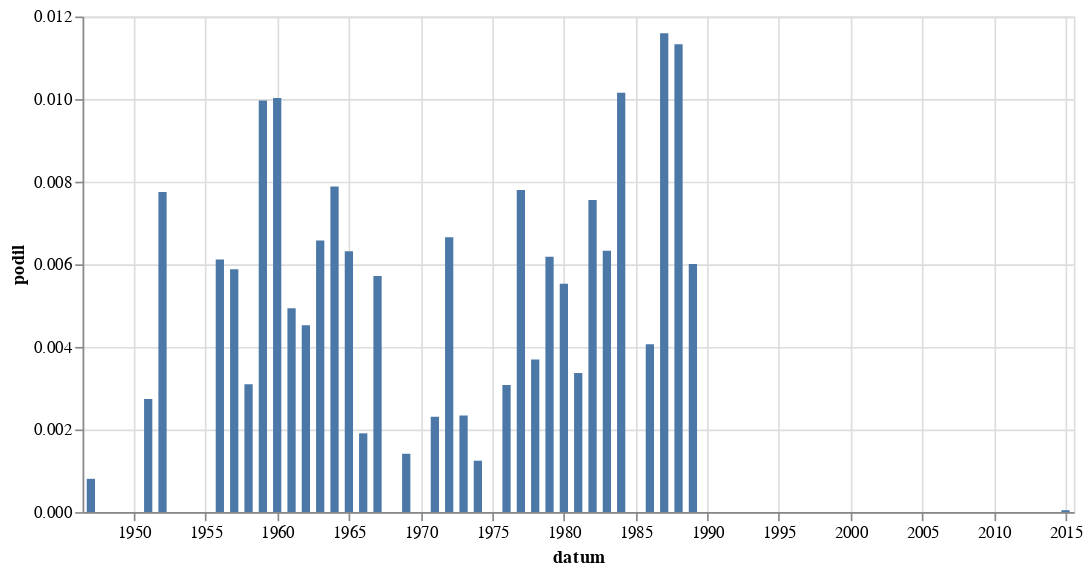

Here is the notebook cell this chart was saved with:
### Code cell
alt.Chart(
    hledej("[Gg]ottwaldov[^\w]").to_pandas(),
    width = 600
).mark_bar(
).encode(
    alt.X('datum:T'),
    alt.Y('podil:Q')
)

### Figure 1 — Vega-Lite specification as saved in the notebook (floating-point values rounded to 4 significant figures)
{"config": {"view": {"continuousWidth": 300, "continuousHeight": 300}}, "data": {"name": "data-76fdf1d44abbf7716a9cdfd4bb983b43"}, "mark": {"type": "bar"}, "encoding": {"x": {"field": "datum", "type": "temporal"}, "y": {"field": "podil", "type": "quantitative"}}, "width": 600, "$schema": "https://vega.github.io/schema/vega-lite/v5.8.0.json", "datasets": {"data-76fdf1d44abbf7716a9cdfd4bb983b43": [{"datum": "1947-01-01T00:00:00", "text": 2, "text_right": 2481, "podil": 0.0008061, "co": "[Gg]ottwaldov[^\\w]"}, {"datum": "1951-01-01T00:00:00", "text": 1, "text_right": 365, "podil": 0.00274, "co": "[Gg]ottwaldov[^\\w]"}, {"datum": "1952-01-01T00:00:00", "text": 3, "text_right": 387, "podil": 0.007752, "co": "[Gg]ottwaldov[^\\w]"}, {"datum": "1956-01-01T00:00:00", "text": 2, "text_right": 327, "podil": 0.006116, "co": "[Gg]ottwaldov[^\\w]"}, {"datum": "1957-01-01T00:00:00", "text": 2, "text_right": 340, "podil": 0.005882, "co": "[Gg]ottwaldov[^\\w]"}, {"datum": "1958-01-01T00:00:00", "text": 1, "text_right": 323, "podil": 0.003096, "co": "[Gg]ottwaldov[^\\w]"}, {"datum": "1959-01-01T00:00:00", "text": 3, "text_right": 301, "podil": 0.009967, "co": "[Gg]ottwaldov[^\\w]"}, {"datum": "1960-01-01T00:00:00", "text": 4, "text_right": 399, "podil": 0.01003, "co": "[Gg]ottwaldov[^\\w]"}, {"datum": "1961-01-01T00:00:00", "text": 2, "text_right": 405, "podil": 0.004938, "co": "[Gg]ottwaldov[^\\w]"}, {"datum": "1962-01-01T00:00:00", "text": 1, "text_right": 221, "podil": 0.004525, "co": "[Gg]ottwaldov[^\\w]"}, {"datum": "1963-01-01T00:00:00", "text": 2, "text_right": 304, "podil": 0.006579, "co": "[Gg]ottwaldov[^\\w]"}, {"datum": "1964-01-01T00:00:00", "text": 6, "text_right": 761, "podil": 0.007884, "co": "[Gg]ottwaldov[^\\w]"}, {"datum": "1965-01-01T00:00:00", "text": 3, "text_right": 475, "podil": 0.006316, "co": "[Gg]ottwaldov[^\\w]"}, {"datum": "1966-01-01T00:00:00", "text": 1, "text_right": 524, "podil": 0.001908, "co": "[Gg]ottwaldov[^\\w]"}, {"datum": "1967-01-01T00:00:00", "text": 3, "text_right": 525, "podil": 0.005714, "co": "[Gg]ottwaldov[^\\w]"}, {"datum": "1969-01-01T00:00:00", "text": 2, "text_right": 1415, "podil": 0.001413, "co": "[Gg]ottwaldov[^\\w]"}, {"datum": "1971-01-01T00:00:00", "text": 2, "text_right": 865, "podil": 0.002312, "co": "[Gg]ottwaldov[^\\w]"}, {"datum": "1972-01-01T00:00:00", "text": 4, "text_right": 601, "podil": 0.006656, "co": "[Gg]ottwaldov[^\\w]"}, {"datum": "1973-01-01T00:00:00", "text": 2, "text_right": 856, "podil": 0.002336, "co": "[Gg]ottwaldov[^\\w]"}, {"datum": "1974-01-01T00:00:00", "text": 1, "text_right": 803, "podil": 0.001245, "co": "[Gg]ottwaldov[^\\w]"}, {"datum": "1976-01-01T00:00:00", "text": 2, "text_right": 650, "podil": 0.003077, "co": "[Gg]ottwaldov[^\\w]"}, {"datum": "1977-01-01T00:00:00", "text": 6, "text_right": 769, "podil": 0.007802, "co": "[Gg]ottwaldov[^\\w]"}, {"datum": "1978-01-01T00:00:00", "text": 3, "text_right": 812, "podil": 0.003695, "co": "[Gg]ottwaldov[^\\w]"}, {"datum": "1979-01-01T00:00:00", "text": 4, "text_right": 647, "podil": 0.006182, "co": "[Gg]ottwaldov[^\\w]"}, {"datum": "1980-01-01T00:00:00", "text": 4, "text_right": 723, "podil": 0.005533, "co": "[Gg]ottwaldov[^\\w]"}, {"datum": "1981-01-01T00:00:00", "text": 1, "text_right": 297, "podil": 0.003367, "co": "[Gg]ottwaldov[^\\w]"}, {"datum": "1982-01-01T00:00:00", "text": 3, "text_right": 397, "podil": 0.007557, "co": "[Gg]ottwaldov[^\\w]"}, {"datum": "1983-01-01T00:00:00", "text": 3, "text_right": 474, "podil": 0.006329, "co": "[Gg]ottwaldov[^\\w]"}, {"datum": "1984-01-01T00:00:00", "text": 4, "text_right": 394, "podil": 0.01015, "co": "[Gg]ottwaldov[^\\w]"}, {"datum": "1986-01-01T00:00:00", "text": 1, "text_right": 246, "podil": 0.004065, "co": "[Gg]ottwaldov[^\\w]"}, {"datum": "1987-01-01T00:00:00", "text": 4, "text_right": 345, "podil": 0.01159, "co": "[Gg]ottwaldov[^\\w]"}, {"datum": "1988-01-01T00:00:00", "text": 4, "text_right": 353, "podil": 0.01133, "co": "[Gg]ottwaldov[^\\w]"}, {"datum": "1989-01-01T00:00:00", "text": 5, "text_right": 832, "podil": 0.00601, "co": "[Gg]ottwaldov[^\\w]"}, {"datum": "2015-01-01T00:00:00", "text": 1, "text_right": 21458, "podil": 4.66e-05, "co": "[Gg]ottwaldov[^\\w]"}]}}
